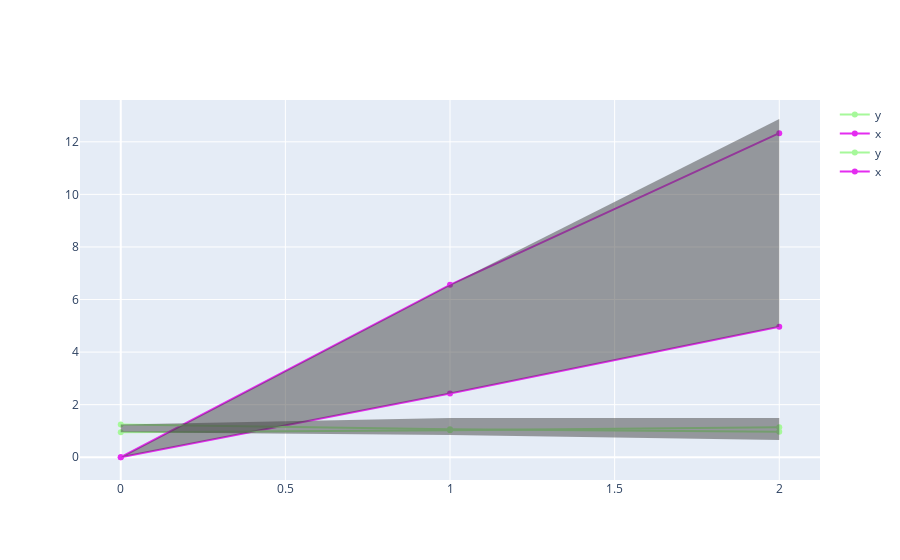

The cell this chart's notebook holds for it:
### Code cell
# checking the spread of trajectories for sanity check
fig = plotting_utils.rollout_range(vf, x0_lo, x0_up, [0, 1], ["x", "y"], n=100)
fig.show()

### Figure 1 — Plotly figure (JSON) as saved in the notebook; plotly's stock layout.template omitted (floating-point values rounded to 4 significant figures)
{"data": [{"line": {"color": "#e42cf0"}, "marker": {"color": ["#e42cf0", "#e42cf0", "#e42cf0"]}, "name": "x", "type": "scatter", "y": [0, 2.428, 4.968]}, {"line": {"color": "#a6f89a"}, "marker": {"color": ["#a6f89a", "#a6f89a", "#a6f89a"]}, "name": "y", "type": "scatter", "y": [0.95, 1.025, 1.144]}, {"line": {"color": "#e42cf0"}, "marker": {"color": ["#e42cf0", "#e42cf0", "#e42cf0"]}, "name": "x", "type": "scatter", "y": [0, 6.559, 12.33]}, {"line": {"color": "#a6f89a"}, "marker": {"color": ["#a6f89a", "#a6f89a", "#a6f89a"]}, "name": "y", "type": "scatter", "y": [1.25, 1.066, 0.9709]}, {"line": {"width": 0}, "marker": {"color": "#444"}, "mode": "lines", "name": "x", "showlegend": false, "type": "scatter", "y": [0, 2.428, 4.968]}, {"fill": "tonexty", "line": {"width": 0}, "marker": {"color": "#444"}, "mode": "lines", "name": "x", "showlegend": false, "type": "scatter", "y": [0, 6.559, 12.87]}, {"line": {"width": 0}, "marker": {"color": "#444"}, "mode": "lines", "name": "y", "showlegend": false, "type": "scatter", "y": [0.95, 0.85, 0.6544]}, {"fill": "tonexty", "line": {"width": 0}, "marker": {"color": "#444"}, "mode": "lines", "name": "y", "showlegend": false, "type": "scatter", "y": [1.25, 1.492, 1.495]}], "layout": {}}
